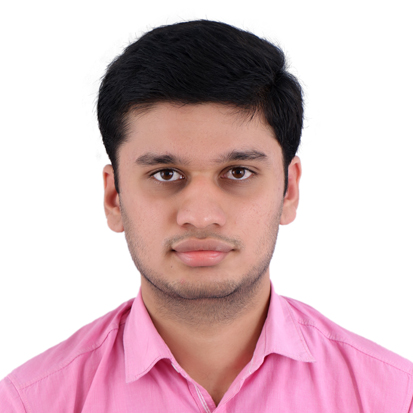
#> input picture image.jpg, 413 x 413 px
$ python threshhold.py
#> lines starting #> are read from the running program, lines starting #| are printed output that depends on the picture; after the words box and inside, x2 and y2 are one past the last pixel; in counts of white or black regions, pixels touching at a corner belong together
import numpy as np
import cv2

img = cv2.imread("image.jpg")
#> img is the input picture: shape (413, 413, 3); mean B, G, R 191.3, 185.9, 213.8
retval,threshold = cv2.threshold(img,50,255,cv2.THRESH_BINARY)
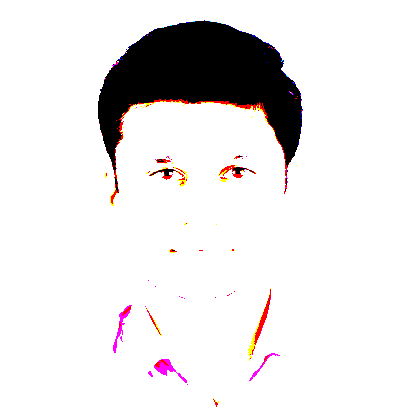
#> threshold: shape (413, 413, 3); mean B, G, R 230.2, 229.9, 232.4
gray = cv2.cvtColor(img,cv2.COLOR_BGR2GRAY)
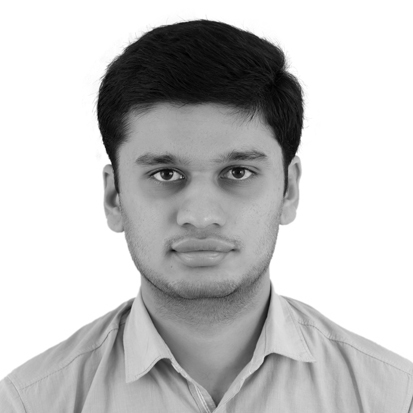
#> gray: shape (413, 413); min 0, max 255, mean 194.9
retval2,threshold2 = cv2.threshold(gray,200,255,cv2.THRESH_BINARY)
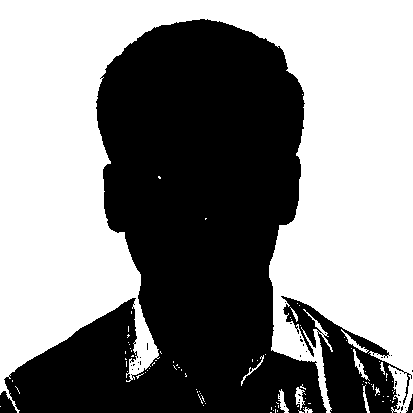
#> threshold2: shape (413, 413); 53% white; 38 black regions (34 under 20 px), largest, box (x1, y1, x2, y2) and area: (4, 19, 327, 413) 74047, (281, 296, 412, 413) 5767, (0, 391, 17, 413) 240, (406, 394, 413, 413) 62
gaus = cv2.adaptiveThreshold(gray,255,cv2.ADAPTIVE_THRESH_GAUSSIAN_C,cv2.THRESH_BINARY,11,11)
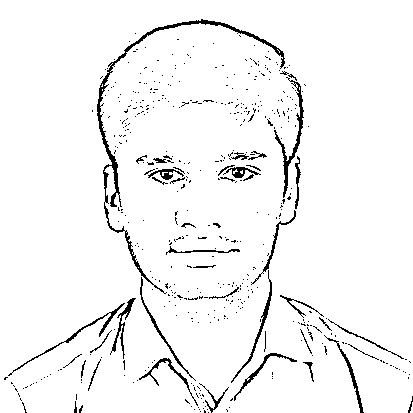
#> gaus: shape (413, 413); 95.7% white; black in thin lines or dots

cv2.imshow('gaus',gaus)
cv2.imshow('gray',gray)
cv2.waitKey(0)
cv2.destroyAllWindows()
